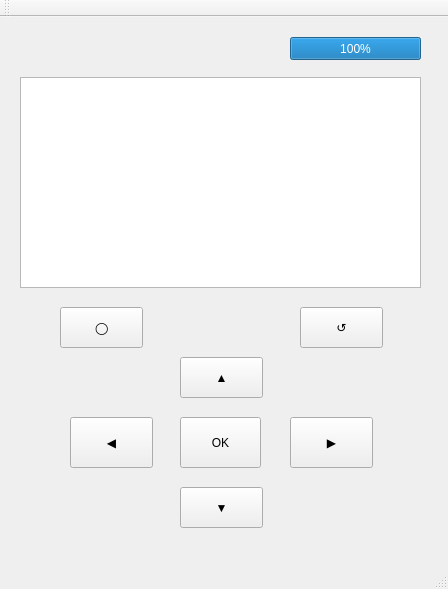
<?xml version="1.0" encoding="UTF-8"?>
<ui version="4.0">
 <class>MainWindow</class>
 <widget class="QMainWindow" name="MainWindow">
  <property name="geometry">
   <rect>
    <x>0</x>
    <y>0</y>
    <width>448</width>
    <height>589</height>
   </rect>
  </property>
  <property name="windowTitle">
   <string>MainWindow</string>
  </property>
  <widget class="QWidget" name="centralWidget">
   <widget class="QListWidget" name="listWidget">
    <property name="enabled">
     <bool>true</bool>
    </property>
    <property name="geometry">
     <rect>
      <x>20</x>
      <y>60</y>
      <width>401</width>
      <height>211</height>
     </rect>
    </property>
   </widget>
   <widget class="QPushButton" name="pushButton">
    <property name="geometry">
     <rect>
      <x>180</x>
      <y>340</y>
      <width>83</width>
      <height>41</height>
     </rect>
    </property>
    <property name="text">
     <string>▲</string>
    </property>
   </widget>
   <widget class="QPushButton" name="pushButton_3">
    <property name="geometry">
     <rect>
      <x>290</x>
      <y>400</y>
      <width>83</width>
      <height>51</height>
     </rect>
    </property>
    <property name="text">
     <string>▶</string>
    </property>
   </widget>
   <widget class="QPushButton" name="pushButton_4">
    <property name="geometry">
     <rect>
      <x>180</x>
      <y>470</y>
      <width>83</width>
      <height>41</height>
     </rect>
    </property>
    <property name="text">
     <string>▼</string>
    </property>
   </widget>
   <widget class="QPushButton" name="pushButton_5">
    <property name="enabled">
     <bool>true</bool>
    </property>
    <property name="geometry">
     <rect>
      <x>180</x>
      <y>400</y>
      <width>81</width>
      <height>51</height>
     </rect>
    </property>
    <property name="text">
     <string>OK</string>
    </property>
   </widget>
   <widget class="QPushButton" name="pushButton_2">
    <property name="geometry">
     <rect>
      <x>70</x>
      <y>400</y>
      <width>83</width>
      <height>51</height>
     </rect>
    </property>
    <property name="text">
     <string>◀</string>
    </property>
   </widget>
   <widget class="QPushButton" name="pushButton_6">
    <property name="geometry">
     <rect>
      <x>300</x>
      <y>290</y>
      <width>83</width>
      <height>41</height>
     </rect>
    </property>
    <property name="text">
     <string>↺</string>
    </property>
   </widget>
   <widget class="QPushButton" name="pushButton_7">
    <property name="geometry">
     <rect>
      <x>60</x>
      <y>290</y>
      <width>83</width>
      <height>41</height>
     </rect>
    </property>
    <property name="text">
     <string>◯</string>
    </property>
   </widget>
   <widget class="QProgressBar" name="batteryLevel">
    <property name="geometry">
     <rect>
      <x>290</x>
      <y>20</y>
      <width>131</width>
      <height>23</height>
     </rect>
    </property>
    <property name="value">
     <number>100</number>
    </property>
   </widget>
  </widget>
  <widget class="QMenuBar" name="menuBar">
   <property name="geometry">
    <rect>
     <x>0</x>
     <y>0</y>
     <width>448</width>
     <height>24</height>
    </rect>
   </property>
  </widget>
  <widget class="QToolBar" name="mainToolBar">
   <attribute name="toolBarArea">
    <enum>TopToolBarArea</enum>
   </attribute>
   <attribute name="toolBarBreak">
    <bool>false</bool>
   </attribute>
  </widget>
  <widget class="QStatusBar" name="statusBar"/>
 </widget>
 <layoutdefault spacing="6" margin="11"/>
 <resources/>
 <connections/>
</ui>
